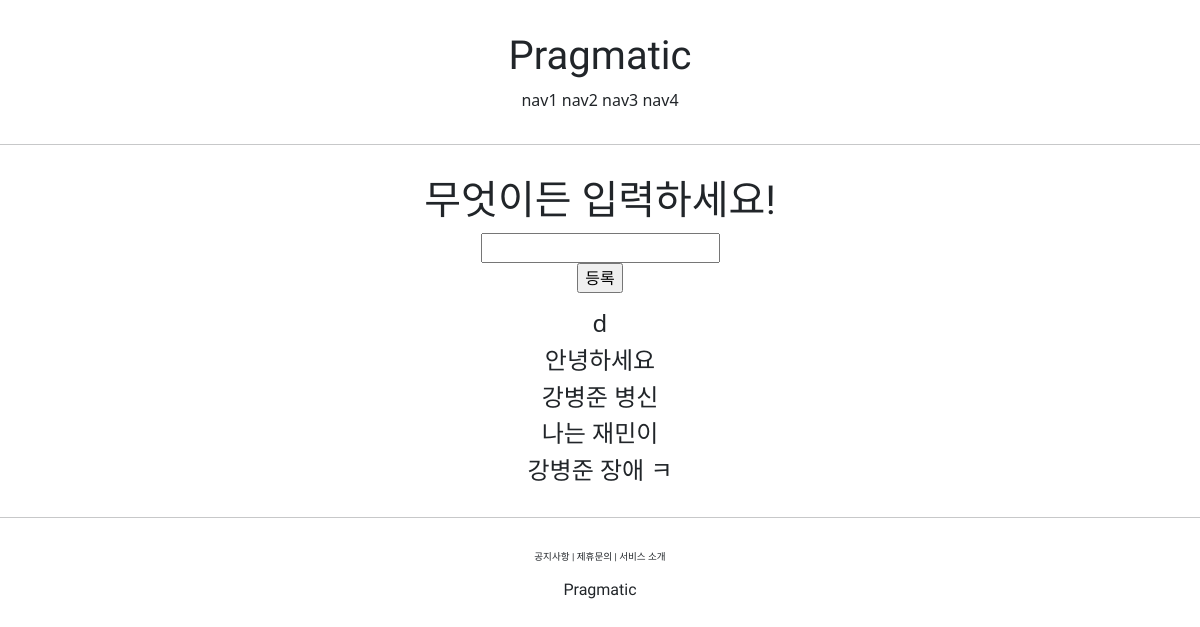
The page /account/hello_world/ on the database as committed earlier.
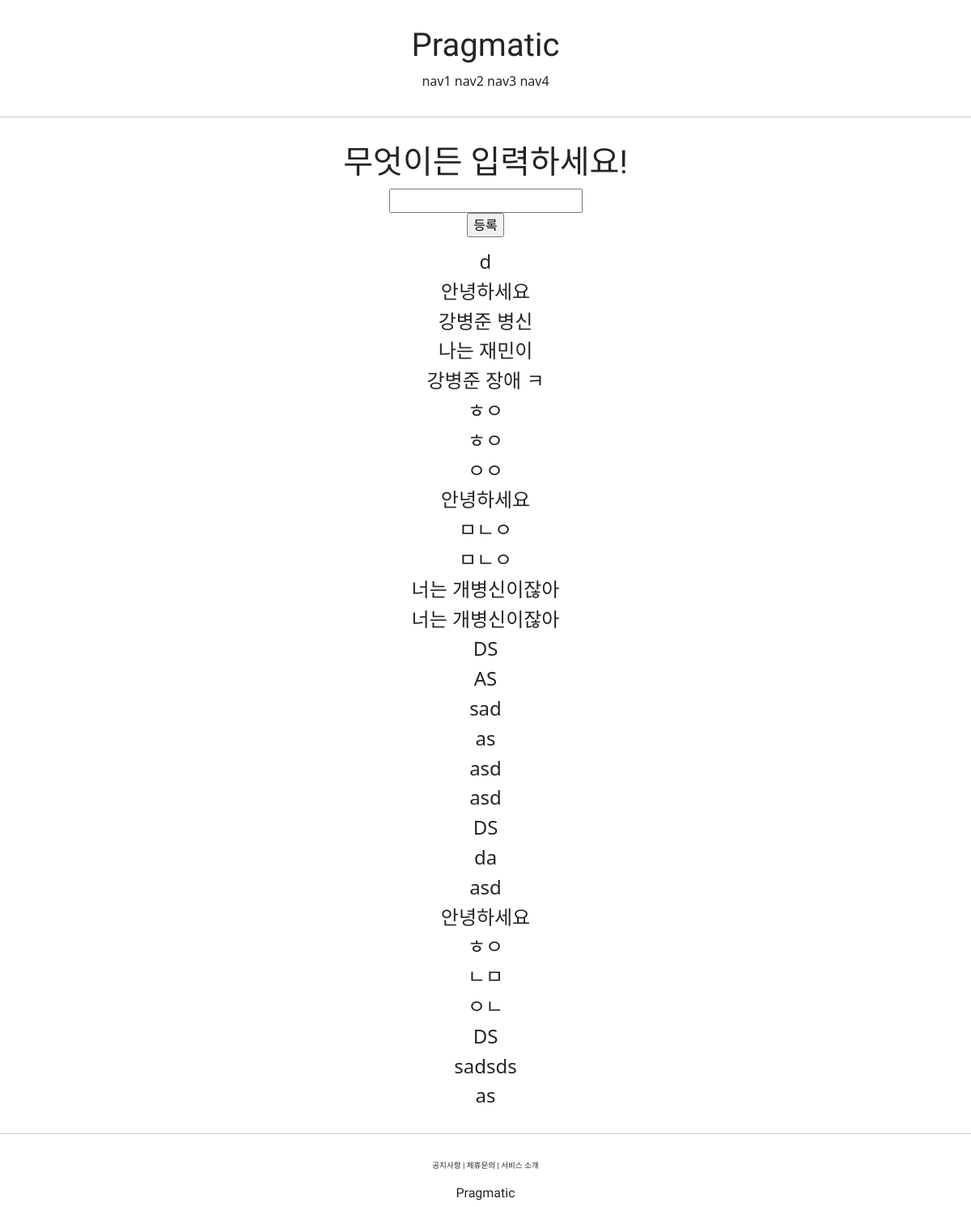
The same page on the database as committed later.
### accountapp/models.py (models this page shows)
class HelloWorld(models.Model):
    text = models.CharField(max_length=255, null=False) # null 은 공백 true이면 공백이 있어도됨, false 이면 공백이 없어야함

### accountapp/views.py (the view)
# urls.py: path('hello_world/', hello_world, name='hello_world'),
def hello_world(request):
    if request.method == "POST":
        temp = request.POST.get('text_input')
        new_hello_world = HelloWorld() # 새로운 객체가 new_hello_world에 저장됨
        new_hello_world.text = temp
        new_hello_world.save()
        return HttpResponseRedirect(reverse('accountapp:hello_world'))
    else:
        hello_world_list = HelloWorld.objects.all()
        return render(request, 'accountapp/hello_world.html', context={'hello_world_list': hello_world_list})

### accountapp/templates/accountapp/hello_world.html (shortened to what this page needs)
{% extends 'base.html'%}
{% block content %}
    <div style="border-radius: 1rem; margin: 2rem; text-align: center;">
        <h1 style="font-family: 'Rubik Burned', cursive;">
            무엇이든 입력하세요!
        </h1>
        <form action ="/account/hello_world/" method="post">
            <div>
                <input type="text" name="text_input">
            </div>
            <div>
            <input type="submit" value="등록">
            </div>
        </form>
        {% if hello_world_list %}
            {% for hello_world in hello_world_list %}
        <h4>
            {{ hello_world.text}}
        </h4>
            {% endfor %}
        {%endif %}
    </div>
{% endblock %}

Rows that differ between the two databases and show on the page:
added HelloWorld: text "ㅎㅇ"
added HelloWorld: text "ㅎㅇ"
added HelloWorld: text "ㅇㅇ"
added HelloWorld: text "안녕하세요"
added HelloWorld: text "ㅁㄴㅇ"
added HelloWorld: text "ㅁㄴㅇ"
added HelloWorld: text "너는 개병신이잖아"
added HelloWorld: text "너는 개병신이잖아"
added HelloWorld: text "DS"
added HelloWorld: text "AS"
added HelloWorld: text "sad"
added HelloWorld: text "as"
added HelloWorld: text "asd"
added HelloWorld: text "asd"
added HelloWorld: text "DS"
added HelloWorld: text "da"
added HelloWorld: text "asd"
added HelloWorld: text "안녕하세요"
added HelloWorld: text "ㅎㅇ"
added HelloWorld: text "ㄴㅁ"
added HelloWorld: text "ㅇㄴ"
added HelloWorld: text "DS"
added HelloWorld: text "sadsds"
added HelloWorld: text "as"
